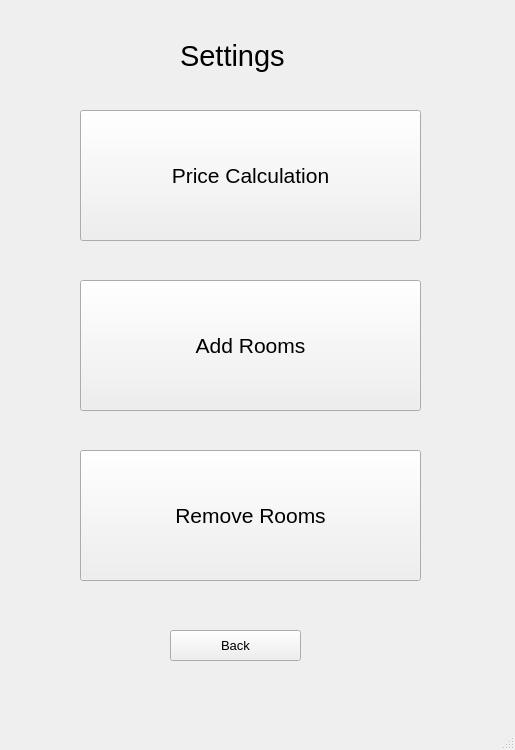
<?xml version="1.0" encoding="UTF-8"?>
<ui version="4.0">
 <class>settings</class>
 <widget class="QMainWindow" name="settings">
  <property name="geometry">
   <rect>
    <x>0</x>
    <y>0</y>
    <width>515</width>
    <height>750</height>
   </rect>
  </property>
  <property name="windowTitle">
   <string>MainWindow</string>
  </property>
  <widget class="QWidget" name="centralwidget">
   <widget class="QLabel" name="settings_label">
    <property name="geometry">
     <rect>
      <x>180</x>
      <y>30</y>
      <width>131</width>
      <height>51</height>
     </rect>
    </property>
    <property name="font">
     <font>
      <pointsize>22</pointsize>
     </font>
    </property>
    <property name="text">
     <string>Settings</string>
    </property>
   </widget>
   <widget class="QPushButton" name="back">
    <property name="geometry">
     <rect>
      <x>170</x>
      <y>630</y>
      <width>131</width>
      <height>31</height>
     </rect>
    </property>
    <property name="font">
     <font>
      <pointsize>10</pointsize>
     </font>
    </property>
    <property name="text">
     <string>Back</string>
    </property>
   </widget>
   <widget class="QPushButton" name="pricecalc">
    <property name="geometry">
     <rect>
      <x>80</x>
      <y>110</y>
      <width>341</width>
      <height>131</height>
     </rect>
    </property>
    <property name="font">
     <font>
      <pointsize>16</pointsize>
     </font>
    </property>
    <property name="text">
     <string>Price Calculation</string>
    </property>
   </widget>
   <widget class="QPushButton" name="addrooms">
    <property name="geometry">
     <rect>
      <x>80</x>
      <y>280</y>
      <width>341</width>
      <height>131</height>
     </rect>
    </property>
    <property name="font">
     <font>
      <pointsize>16</pointsize>
     </font>
    </property>
    <property name="text">
     <string>Add Rooms</string>
    </property>
   </widget>
   <widget class="QPushButton" name="removerooms">
    <property name="geometry">
     <rect>
      <x>80</x>
      <y>450</y>
      <width>341</width>
      <height>131</height>
     </rect>
    </property>
    <property name="font">
     <font>
      <pointsize>16</pointsize>
     </font>
    </property>
    <property name="text">
     <string>Remove Rooms</string>
    </property>
   </widget>
  </widget>
  <widget class="QStatusBar" name="statusbar"/>
 </widget>
 <resources/>
 <connections/>
</ui>
